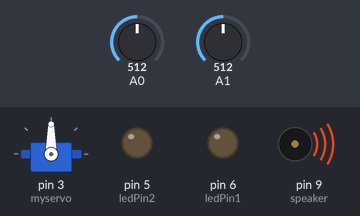
The sketch below on a simulated Arduino Uno, built for the host (arithmetic inside an expression is 32-bit, double 64-bit). On the bench: servo, output pins drawn as LEDs (lit = HIGH), buzzer (waves = sounding). The test bench sets the inputs (shaded band); at power-on: A0 = 512, A1 = 512.

Above: at 1.2 s.
1.3 s: A0 set to 53
2.8 s: A0 set to 45
At 3.94 s:
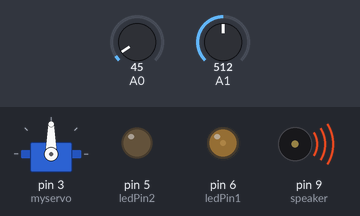
5.8 s: A1 set to 215
At 6.18 s:
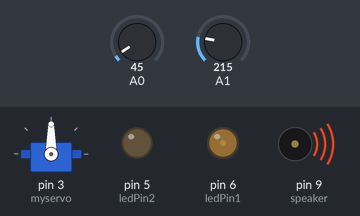
8.8 s: A1 set to 187
At 11.15 s:
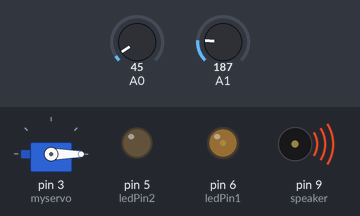
11.8 s: A0 set to 122
At 13.8 s:
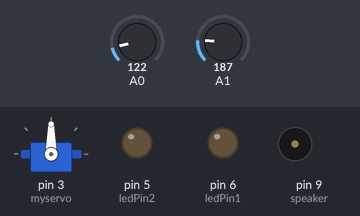
14.1 s: A0 set to 40
At 15.26 s:
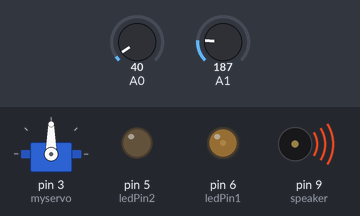
Timing chart, 0 to 18.1 s (numbered marks = the images above; inputs shaded):
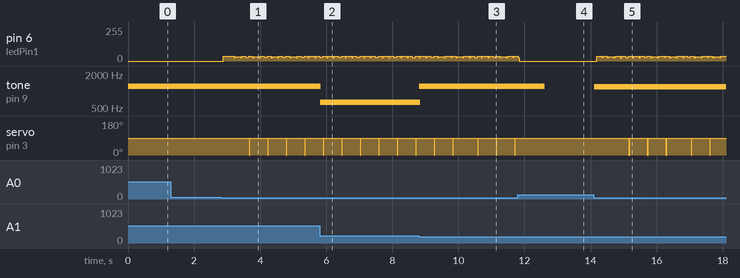

The sketch:

darkGivesMeLife.ino
```cpp
#include <Servo.h>

Servo myservo;

int speaker = 9;
int ledPin1 = 6;
int ledPin2 = 5;
//int photoSensor = A0;
//int pressSensor = A1;

void setup(){
  Serial.begin(9600);
  myservo.attach(3);
  pinMode(A0, INPUT);
  pinMode(A1, INPUT);
  pinMode(ledPin1, OUTPUT);
  pinMode(ledPin2, OUTPUT);
  pinMode(speaker, OUTPUT);
}

void loop(){
  noTone;
  int sensorValue = analogRead(A0);
  int sensorValue2 = analogRead(A1);
//  Serial.println(sensorValue);
//  Serial.println(sensorValue2);

  delay(10);

  //turn off the light
  if(sensorValue < 50){
//    myservo.write(180);
    int thisPitch = map(sensorValue, 0, 100, 1000, 1500);
    tone(speaker, thisPitch, 800);
    for(int fadeValue = 0; fadeValue <= 255; fadeValue +=1){
      int i = 0;
      myservo.write(i++);
      analogWrite(ledPin1, fadeValue);
//      delay(3);
    }
    for(int fadeValue = 255; fadeValue >= 0; fadeValue -=1){
      int i = 90;
      myservo.write(i--);
      analogWrite(ledPin1, fadeValue);
//      delay(3);
    }
  }

  //press
  if(sensorValue2 > 200){
    int powerValue = map(sensorValue2, 400, 900, 1000, 2000);
    tone(speaker, powerValue, 800);
  }

}
```

Measured:
- the behaviour switches between 50 and 49 on A0 (found by bisection; images 0 and 1)
- the behaviour switches between 201 and 200 on A1 (found by bisection; images 2 and 3)
- after the input at 1.3 s, every drawn part: stays the same
- after the input at 2.8 s, servo on pin 3 (myservo): alternates 90° for 0.54 s and 0° for 0.02 s, starting after 0.87 s
- after the input at 5.8 s, tone on pin 9 (speaker): 1224 Hz → 630 Hz at once
- after the input at 8.8 s, tone on pin 9 (speaker): 630 Hz → 1225 Hz at once
- after the input at 11.8 s, tone on pin 9 (speaker): 1225 Hz → silent after 0.81 s; servo on pin 3 (myservo): stops changing and stays 90°
- after the input at 14.1 s, tone on pin 9 (speaker): silent → 1200 Hz at once
